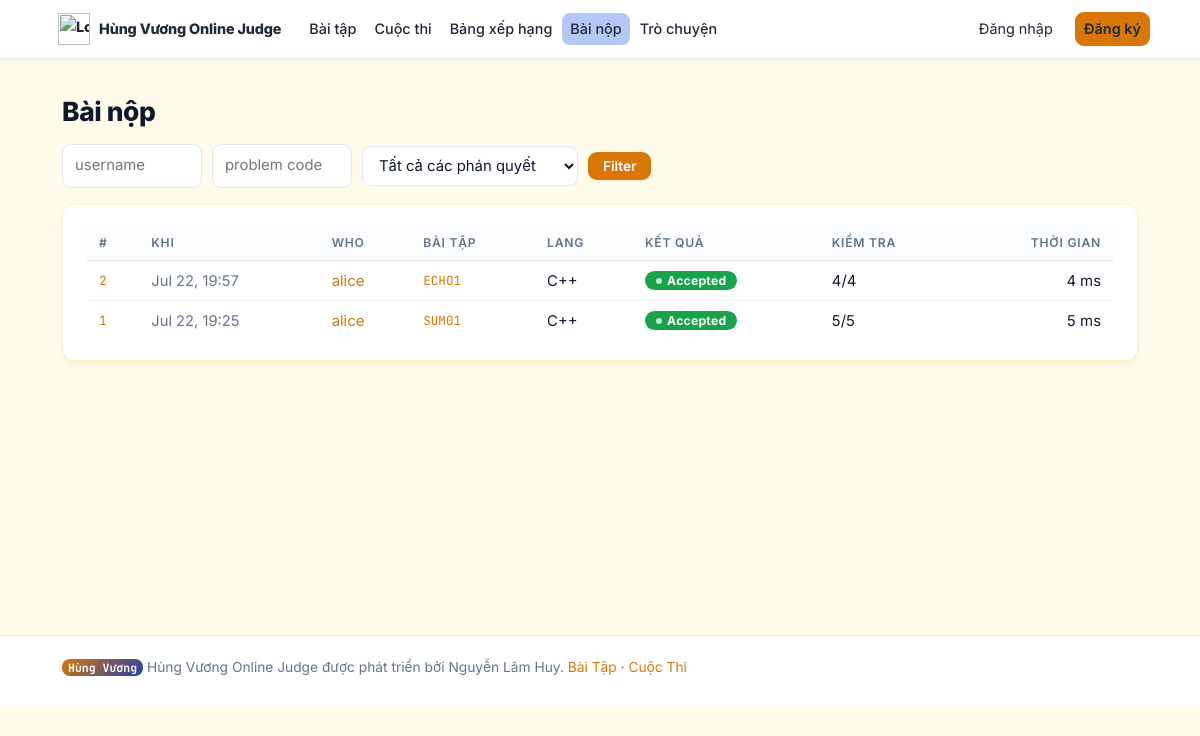
Before: /submissions/ with the older database file.
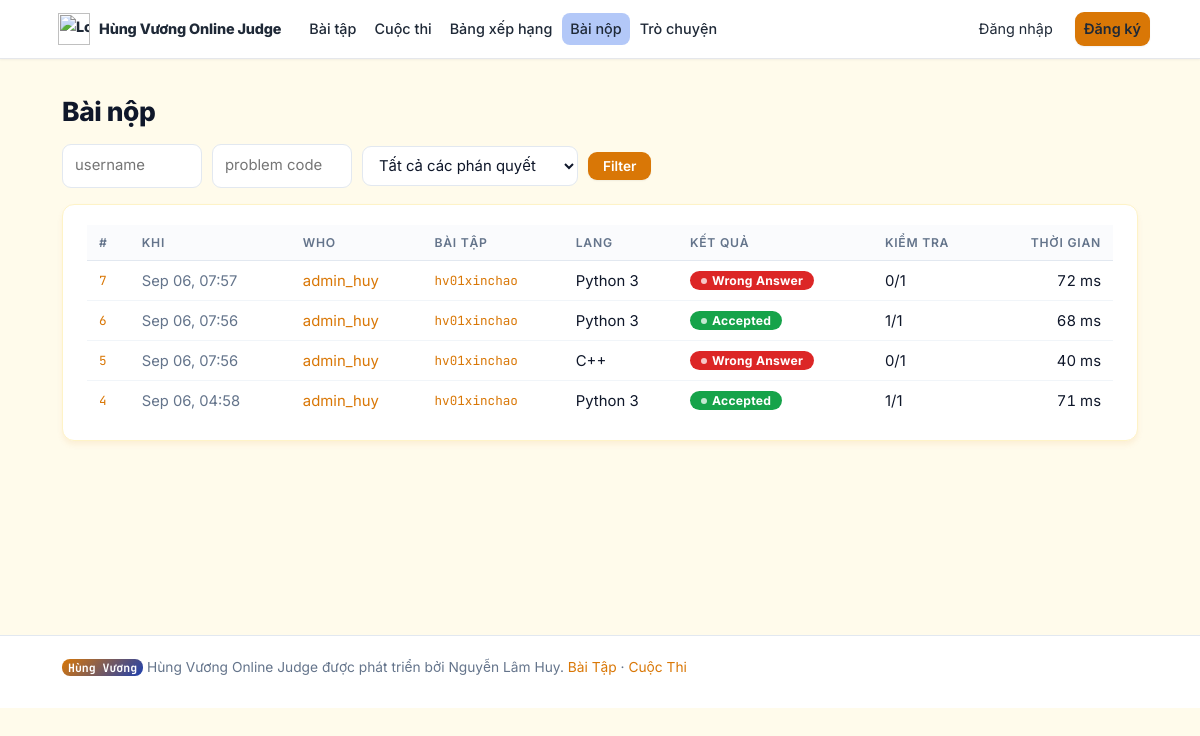
After: the same page with the newer database file.
### judge/models.py (models this page shows, shortened)
class Submission(models.Model):
    LANGUAGE_CHOICES = [("c", "C"), ("cpp", "C++"), ("py", "Python 3")]
    VERDICT_CHOICES = [
        ("PD", "Pending"),
        ("JG", "Judging"),
        ("AC", "Accepted"),
        ("WA", "Wrong Answer"),
        ("TLE", "Time Limit Exceeded"),
        ("MLE", "Memory Limit Exceeded"),
        ("RE", "Runtime Error"),
        ("CE", "Compilation Error"),
        ("IE", "Internal Error"),
    ]
    user = models.ForeignKey(
        settings.AUTH_USER_MODEL, on_delete=models.CASCADE, related_name="submissions"
    )
    problem = models.ForeignKey(
        Problem, on_delete=models.CASCADE, related_name="submissions"
    )
    contest = models.ForeignKey(
        Contest,
        null=True,
        blank=True,
        on_delete=models.SET_NULL,
        related_name="submissions",
    )
    language = models.CharField(max_length=4, choices=LANGUAGE_CHOICES)
    source_code = models.TextField()
    verdict = models.CharField(max_length=4, choices=VERDICT_CHOICES, default="PD")
    exec_time_ms = models.PositiveIntegerField(null=True, blank=True)
    passed_tests = models.PositiveIntegerField(default=0)
    total_tests = models.PositiveIntegerField(default=0)
    first_fail_test = models.PositiveIntegerField(null=True, blank=True)
    compile_message = models.TextField(blank=True)
    test_results = models.JSONField(default=list, blank=True)
    suggestion = models.TextField(blank=True)
    submitted_at = models.DateTimeField(auto_now_add=True)
    class Meta:
        ordering = ["-submitted_at"]
    def get_absolute_url(self):
        return reverse("submission_detail", args=[self.pk])
    @property
    def verdict_class(self):
        return {
            "AC": "ac",
            "WA": "wa",
            "TLE": "tle",
            "MLE": "tle",
            "RE": "re",
            "CE": "ce",
            "IE": "ie",
            "PD": "pd",
            "JG": "pd",
        }.get(self.verdict, "pd")

class Problem(models.Model):
    DIFFICULTY_CHOICES = [("E", "Easy"), ("M", "Medium"), ("H", "Hard")]
    code = models.SlugField(
        max_length=20,
        unique=True,
        help_text="Short unique code shown in URLs, e.g. SUM01",
    )
    title = models.CharField(max_length=200)
    statement = models.TextField(
        help_text="Problem statement. Plain text — a blank line starts a new paragraph."
    )
    input_format = models.TextField("Input", blank=True)
    output_format = models.TextField("Output", blank=True)
    constraints = models.TextField(blank=True)
    hint = models.TextField(
        blank=True, help_text="Optional hint shown behind a spoiler on the problem page."
    )
    difficulty = models.CharField(max_length=1, choices=DIFFICULTY_CHOICES, default="E")
    tags = models.CharField(
        max_length=200, blank=True, help_text="Comma separated, e.g. math, greedy"
    )
    time_limit = models.FloatField(default=1.0, help_text="Seconds per test case")
    memory_limit = models.PositiveIntegerField(default=256, help_text="Megabytes")
    is_visible = models.BooleanField(
        default=True,
        help_text="Uncheck to hide from the public list (e.g. for upcoming contests).",
    )
    editorial = models.TextField(
        blank=True,
        help_text="Solution explanation. Unlocks for users who solved the problem "
                  "(hidden for everyone while a contest containing it is running).",
    )
    editorial_code = models.TextField(
        "Reference solution", blank=True,
        help_text="Optional reference implementation shown with the editorial.",
    )
    editorial_language = models.CharField(
        max_length=4, blank=True,
        choices=[("c", "C"), ("cpp", "C++"), ("py", "Python 3")],
        help_text="Language of the reference solution.",
    )
    created_by = models.ForeignKey(
        settings.AUTH_USER_MODEL, null=True, blank=True, on_delete=models.SET_NULL
    )
    created_at = models.DateTimeField(auto_now_add=True)
    class Meta:
        ordering = ["code"]
    def get_absolute_url(self):
        return reverse("problem_detail", args=[self.code])

### judge/views.py (the view)
# urls.py: path("submissions/", views.submission_list, name="submission_list"),
def submission_list(request):
    qs = Submission.objects.select_related("user", "problem", "contest")
    if request.GET.get("mine") == "1":
        if not request.user.is_authenticated:
            return redirect("login")
        qs = qs.filter(user=request.user)
    username = request.GET.get("user", "")
    if username:
        qs = qs.filter(user__username=username)
    problem_code = request.GET.get("problem", "")
    if problem_code:
        qs = qs.filter(problem__code=problem_code)
    verdict = request.GET.get("verdict", "")
    if verdict:
        qs = qs.filter(verdict=verdict)
    paginator = Paginator(qs, 30)
    page = paginator.get_page(request.GET.get("page"))
    return render(request, "judge/submission_list.html", {
        "page": page,
        "verdicts": Submission.VERDICT_CHOICES,
        "current": {"mine": request.GET.get("mine", ""),
                    "user": username, "problem": problem_code,
                    "verdict": verdict},
    })

### templates/judge/submission_list.html (shortened to what this page needs)
{% extends "base.html" %}
{% load static %}
{% block content %}<h1>Bài nộp</h1>
<form class="filter-bar" method="get">
<input name="user" placeholder="username" style="max-width:140px;" type="text" value="{{ current.user }}"/>
<input name="problem" placeholder="problem code" style="max-width:140px;" type="text" value="{{ current.problem }}"/>
<select name="verdict">
<option value="">Tất cả các phán quyết</option>{% for code, name in verdicts %}<option ___jinja13___selected___jinja14___="" value="{{ code }}">{{ name }}</option>{% endfor %}</select>
<button class="btn btn-small" type="submit">Filter</button>
</form>
<div class="card">
<div class="table-scroll"><table>
<tr>
<th>#</th><th>Khi</th><th>Who</th><th>Bài tập</th><th>Lang</th>
<th>Kết quả</th><th>Kiểm tra</th><th class="num">Thời gian</th>
</tr>{% for s in page %}<tr>
<td class="mono"><a href="{{ s.get_absolute_url }}">{{ s.pk }}</a></td>
<td class="muted">{{ s.submitted_at|date:"M d, H:i" }}</td>
<td><a href="{% url 'profile' s.user.username %}">{{ s.user.username }}</a></td>
<td class="mono"><a href="{{ s.problem.get_absolute_url }}">{{ s.problem.code }}</a>{% if s.contest %}<span class="badge badge-outline" title="{{ s.contest.title }}">cuộc thi</span>{% endif %}</td>
<td>{{ s.get_language_display }}</td>
<td><a href="{{ s.get_absolute_url }}"><span class="badge badge-{{ s.verdict_class }}">{{ s.get_verdict_display }}</span></a></td>
<td>{{ s.passed_tests }}/{{ s.total_tests }}</td>
<td class="num">{% if s.exec_time_ms is not None %}{{ s.exec_time_ms }} ms{% else %}—{% endif %}</td>
</tr>{% empty %}<tr><td class="muted" colspan="8">No submissions found.</td></tr>
    {% endfor %}
  </table></div>
</div>{% endblock %}

Changed rows visible on the page:
removed Submission: pk "2", submitted_at "Jul 22, 19:57", user.username "alice", problem.code "ECHO1", language "C++", verdict "Accepted", passed_tests "4", total_tests "4", exec_time_ms "4"
removed Submission: pk "1", submitted_at "Jul 22, 19:25", user.username "alice", problem.code "SUM01", language "C++", verdict "Accepted", passed_tests "5", total_tests "5", exec_time_ms "5"
added Submission: pk "7", submitted_at "Sep 06, 07:57", user.username "admin_huy", problem.code "hv01xinchao", language "Python 3", verdict "Wrong Answer", passed_tests "0", total_tests "1", exec_time_ms "72"
added Submission: pk "6", submitted_at "Sep 06, 07:56", user.username "admin_huy", problem.code "hv01xinchao", language "Python 3", verdict "Accepted", passed_tests "1", total_tests "1", exec_time_ms "68"
added Submission: pk "5", submitted_at "Sep 06, 07:56", user.username "admin_huy", problem.code "hv01xinchao", language "C++", verdict "Wrong Answer", passed_tests "0", total_tests "1", exec_time_ms "40"
added Submission: pk "4", submitted_at "Sep 06, 04:58", user.username "admin_huy", problem.code "hv01xinchao", language "Python 3", verdict "Accepted", passed_tests "1", total_tests "1", exec_time_ms "71"
